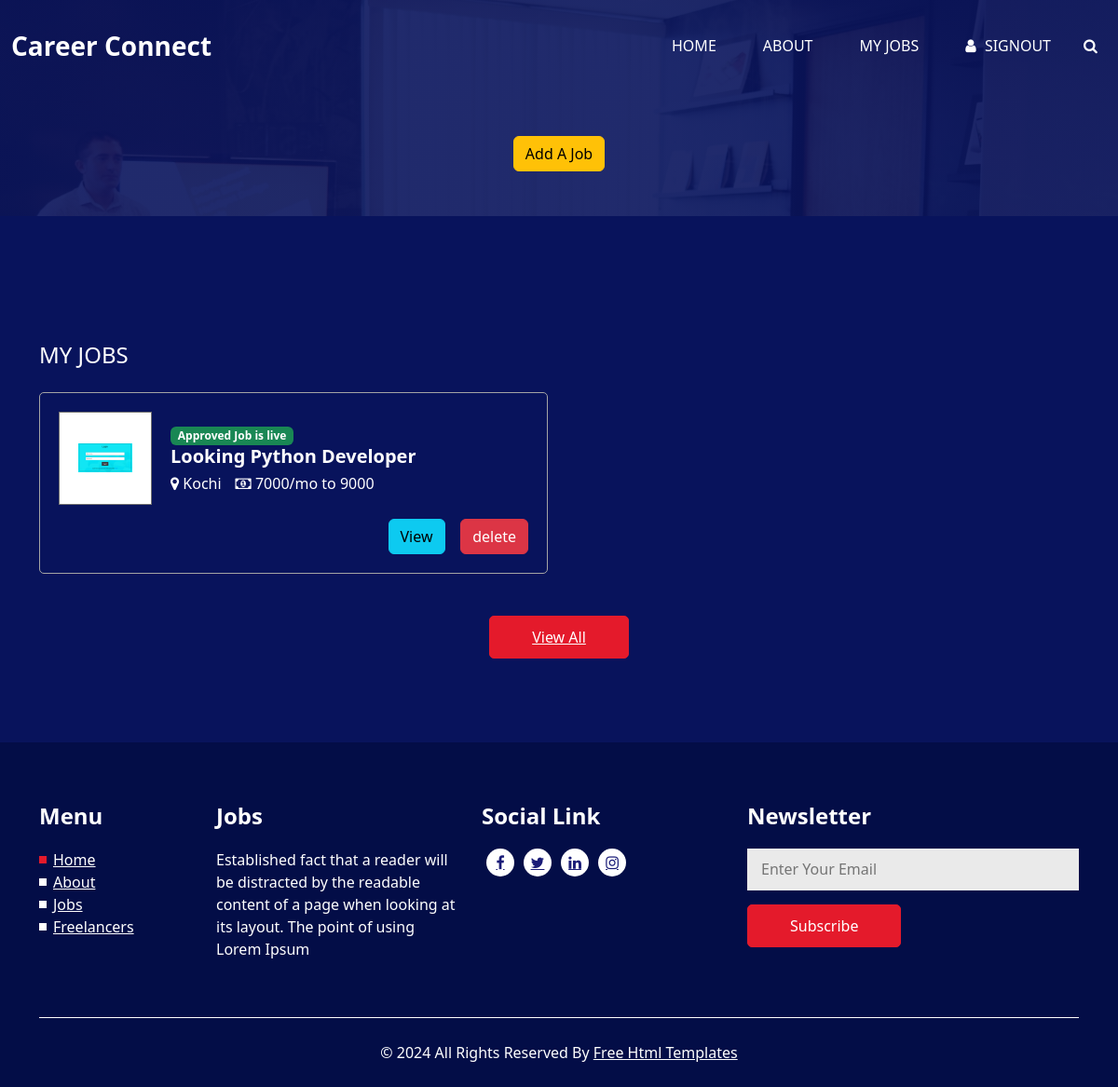
Page /career/JobListing (signed in) on the committed database.
### careers/models.py (models this page shows, shortened)
class Joblist(models.Model):
    options = (("Software","Software"),("IT","IT"),("Technical","Technical"),("Accounts","Accounts"),("Mamagement","Management"),("HR","HR"),("Marketing","Marketing"),("Other","Other"))
    Job_title = models.CharField(max_length = 255)
    job_category = models.CharField(max_length = 255,choices = options,null = True,blank = True)
    job_description = models.CharField(max_length = 255)
    Salary_start = models.IntegerField()
    Salary_end = models.IntegerField()
    Location = models.CharField(max_length = 255)
    mode_of_work = models.CharField(max_length = 255 , choices = (("Full time","Full time"),("Part Time","Part Time"),("Trainee","Trainee")))
    approval_status = models.BooleanField(default = False)
    recruiter = models.ForeignKey(User, on_delete = models.CASCADE, null=True, blank = True)
    company_profile = models.ForeignKey(RecruiterData, on_delete = models.CASCADE, null=True, blank = True)

### Home/models.py (models this page shows, shortened)
class RecruiterData(models.Model):
    user = models.ForeignKey(User,on_delete = models.CASCADE)
    profile = models.CharField(max_length = 255)
    conmpany_logo_or_photo = models.FileField(upload_to="company_photo")
    field_of_work = models.CharField(max_length = 255)
    approval_status  = models.BooleanField(default = False)

### careers/views.py (the view, shortened to what this page needs)
# urls.py: path("JobListing",views.JobListing,name="JobListing"),
def JobListing(request):
    form = JobAddForm()
    jobs = Joblist.objects.filter(recruiter = request.user)
    context = {
        "form":form,
        "jobs":jobs
    }
    return render(request,"joblisting.html",context)

### careers/froms.py
class JobAddForm(ModelForm):
    class Meta:
        model = Joblist
        fields = ["Job_title","job_description","job_category","mode_of_work","Salary_start","Salary_end","Location" ]

### templates/joblisting.html (shortened to what this page needs)
{% extends "recruiterindex.html" %}
{% load static %}
{% block content %}
<link href="https://cdn.jsdelivr.net/npm/bootstrap@5.3.2/dist/css/bootstrap.min.css" rel="stylesheet">
<div class="container mt-5 mb-5">
     <div class="content">
            <button class="btn btn-warning" data-bs-toggle="modal" data-bs-target="#exampleModal">Add A Job</button>
        </div>
</div>
  </div>
  <section class="job_section layout_padding">
    <div class="container">
      <div class="job_container">
        <h4 class="job_heading">
          My Jobs
        </h4>
        <div class="row">
            {% for job in jobs %}
          <div class="col-lg-6">
            <div class="box">
              <div class="job_content-box">
                <div class="img-box">
                  <img src="{{job.company_profile.conmpany_logo_or_photo.url}}" style="background-size: contain;" alt="">
                </div>
                <div class="detail-box">
                {% if job.approval_status == True %}
                <span class="badge text-bg-success">Approved Job is live</span>
                {% else %}
                <span class="badge text-bg-warnng">
                Pending For approvad
                  </span>
                {% endif %}
                  <h5>
                    Looking {{job.Job_title}}
                  </h5>
                  <div class="detail-info">
                    <h6>
                      <i class="fa fa-map-marker" aria-hidden="true"></i>
                      <span>
                        {{job.Location}}
                      </span>
                    </h6>
                    <h6>
                      <i class="fa fa-money" aria-hidden="true"></i>
                      <span>
                        {{job.Salary_start}}/mo to {{job.Salary_end}}
                      </span>
                    </h6>
                  </div>
                </div>
              </div>
              <div class="option-box">
                <a href="{%url 'JobViewRecruiter' job.id %}" class="btn btn-info">
                  View
                </a>
                <a href="{%url 'DeleteJob' job.id %}" class="btn btn-danger">
                  delete
                </a>
              </div>
            </div>
          </div>
          {% endfor %}
        </div>
      </div>
      <div class="btn-box">
        <a href="">
          View All
        </a>
      </div>
    </div>
  </section>
{% endblock %}

### static/css/style.css (style rules this page uses)
body { font-family: 'Poppins', sans-serif; color: #0c0c0c; background-color: #ffffff; overflow-x: hidden; }
.layout_padding { padding: 90px 0; }
a, a:hover, a:focus { text-decoration: none; }
.btn, .btn:focus { outline: none !important; -webkit-box-shadow: none; box-shadow: none; }
.job_section { background-color: #08135c; color: #ffffff; }
.job_section .job_container { margin-top: 45px; }
.job_section .job_heading { margin-bottom: 0; text-transform: uppercase; }
.job_section .box { display: -webkit-box; display: -moz-box; display: -ms-flexbox; display: flex; -webkit-box-orient: vertical; -webkit-box-direction: normal; -moz-box-orient: vertical; -moz-box-direction: normal; -ms-flex-direction: column; flex-direction: column; padding: 20px; border: 1px solid #a4a4a4; margin-top: 25px; -webkit-transition: all .3s; -o-transition: all .3s; -moz-transition: all .3s; transition: all .3s; border-radius: 5px; }
.job_section .box .job_content-box { display: -webkit-box; display: -moz-box; display: -ms-flexbox; display: flex; -webkit-box-align: center; -moz-box-align: center; -ms-flex-align: center; align-items: center; }
.job_section .box .img-box { width: 100px; height: 100px; display: -webkit-box; display: -moz-box; display: -ms-flexbox; display: flex; -webkit-box-pack: center; -moz-box-pack: center; -ms-flex-pack: center; justify-content: center; -webkit-box-align: center; -moz-box-align: center; -ms-flex-align: center; align-items: center; padding: 20px; margin-right: 20px; border: 1px solid #717171; background-color: #ffffff; }
.job_section .box .img-box img { width: 100%; }
.job_section .box .detail-box h5 { font-weight: 600; }
.job_section .box .detail-box .detail-info { display: -webkit-box; display: -moz-box; display: -ms-flexbox; display: flex; }
.job_section .box .detail-box .detail-info h6 { margin: 0; margin-right: 15px; }
.job_section .box .option-box { display: -webkit-box; display: -moz-box; display: -ms-flexbox; display: flex; margin-left: auto; }
.job_section .btn-box { display: -webkit-box; display: -moz-box; display: -ms-flexbox; display: flex; -webkit-box-pack: center; -moz-box-pack: center; -ms-flex-pack: center; justify-content: center; margin-top: 45px; }
.job_section .btn-box a { display: inline-block; padding: 10px 45px; background-color: #e41a2b; color: #ffffff; border-radius: 5px; -webkit-transition: all .3s; -o-transition: all .3s; -moz-transition: all .3s; transition: all .3s; border: 1px solid #e41a2b; outline: none; }

### static/css/responsive.css (style rules this page uses)
@media (max-width: 1200px) { .job_section .box .option-box { display: -webkit-box; display: -ms-flexbox; display: flex; margin-left: auto; margin-top: 15px; } }

### templates/joblisting.html (style rules this page uses)
.content { width:100%; margin: auto; text-align: center; }

### rows in the picture
Joblist: company_profile.conmpany_logo_or_photo (picture), approval_status "Approved Job is live", Job_title "Python Developer", Location "Kochi", Salary_start "7000", Salary_end "9000"
